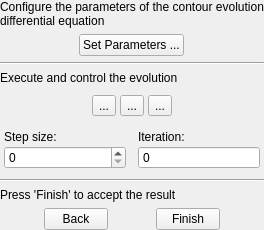
        <widget class="QWidget" name="pgEvolution">
         <layout class="QVBoxLayout" name="verticalLayout_5">
          <property name="leftMargin">
           <number>0</number>
          </property>
          <property name="topMargin">
           <number>0</number>
          </property>
          <property name="rightMargin">
           <number>0</number>
          </property>
          <property name="bottomMargin">
           <number>0</number>
          </property>
          <item>
           <widget class="QWidget" name="widget_14" native="true">
            <layout class="QHBoxLayout" name="horizontalLayout_12">
             <property name="spacing">
              <number>12</number>
             </property>
             <property name="leftMargin">
              <number>0</number>
             </property>
             <property name="topMargin">
              <number>0</number>
             </property>
             <property name="rightMargin">
              <number>0</number>
             </property>
             <property name="bottomMargin">
              <number>0</number>
             </property>
             <item>
              <widget class="QLabel" name="label_13">
               <property name="maximumSize">
                <size>
                 <width>16777215</width>
                 <height>16777215</height>
                </size>
               </property>
               <property name="text">
                <string>Configure the parameters of the contour evolution differential equation</string>
               </property>
               <property name="wordWrap">
                <bool>true</bool>
               </property>
              </widget>
             </item>
            </layout>
           </widget>
          </item>
          <item>
           <widget class="QWidget" name="widget_15" native="true">
            <layout class="QHBoxLayout" name="horizontalLayout_2">
             <property name="leftMargin">
              <number>0</number>
             </property>
             <property name="topMargin">
              <number>0</number>
             </property>
             <property name="rightMargin">
              <number>0</number>
             </property>
             <property name="bottomMargin">
              <number>0</number>
             </property>
             <item>
              <widget class="QPushButton" name="btnEvolutionParameters">
               <property name="sizePolicy">
                <sizepolicy hsizetype="Maximum" vsizetype="Fixed">
                 <horstretch>0</horstretch>
                 <verstretch>0</verstretch>
                </sizepolicy>
               </property>
               <property name="text">
                <string>Set Parameters ...</string>
               </property>
              </widget>
             </item>
            </layout>
           </widget>
          </item>
          <item>
           <widget class="Line" name="line_5">
            <property name="frameShadow">
             <enum>QFrame::Sunken</enum>
            </property>
            <property name="orientation">
             <enum>Qt::Horizontal</enum>
            </property>
           </widget>
          </item>
          <item>
           <widget class="QWidget" name="widget_16" native="true">
            <layout class="QHBoxLayout" name="horizontalLayout_13">
             <property name="spacing">
              <number>12</number>
             </property>
             <property name="leftMargin">
              <number>0</number>
             </property>
             <property name="topMargin">
              <number>0</number>
             </property>
             <property name="rightMargin">
              <number>0</number>
             </property>
             <property name="bottomMargin">
              <number>0</number>
             </property>
             <item>
              <widget class="QLabel" name="label_14">
               <property name="text">
                <string>Execute and control the evolution</string>
               </property>
               <property name="wordWrap">
                <bool>true</bool>
               </property>
              </widget>
             </item>
            </layout>
           </widget>
          </item>
          <item>
           <widget class="QWidget" name="widget" native="true">
            <layout class="QHBoxLayout" name="horizontalLayout_6">
             <property name="spacing">
              <number>4</number>
             </property>
             <property name="leftMargin">
              <number>4</number>
             </property>
             <property name="topMargin">
              <number>4</number>
             </property>
             <property name="rightMargin">
              <number>4</number>
             </property>
             <property name="bottomMargin">
              <number>4</number>
             </property>
             <item>
              <spacer name="horizontalSpacer">
               <property name="orientation">
                <enum>Qt::Horizontal</enum>
               </property>
               <property name="sizeHint" stdset="0">
                <size>
                 <width>5</width>
                 <height>20</height>
                </size>
               </property>
              </spacer>
             </item>
             <item>
              <widget class="QToolButton" name="btnRewind">
               <property name="toolTip">
                <string>Restart evolution</string>
               </property>
               <property name="text">
                <string>...</string>
               </property>
               <property name="icon">
                <iconset>
                 <normalon>:/root/media-seek-backward-4.png</normalon>
                </iconset>
               </property>
               <property name="iconSize">
                <size>
                 <width>22</width>
                 <height>22</height>
                </size>
               </property>
              </widget>
             </item>
             <item>
              <widget class="QToolButton" name="btnPlay">
               <property name="toolTip">
                <string>Run/pause active contour evolution</string>
               </property>
               <property name="text">
                <string>...</string>
               </property>
               <property name="icon">
                <iconset resource="../Resources/SNAPResources.qrc">
                 <normaloff>:/root/media-playback-start-4.png</normaloff>
                 <normalon>:/root/media-playback-pause-4.png</normalon>
                 <activeoff>:/root/media-playback-start-4.png</activeoff>
                 <activeon>:/root/media-playback-pause-4.png</activeon>
                 <selectedon>:/root/media-playback-pause-4.png</selectedon>:/root/media-playback-start-4.png</iconset>
               </property>
               <property name="iconSize">
                <size>
                 <width>22</width>
                 <height>22</height>
                </size>
               </property>
               <property name="checkable">
                <bool>true</bool>
               </property>
              </widget>
             </item>
             <item>
              <widget class="QToolButton" name="btnSingleStep">
               <property name="toolTip">
                <string>Perform a single evolution iteration</string>
               </property>
               <property name="text">
                <string>...</string>
               </property>
               <property name="icon">
                <iconset>
                 <normalon>:/root/media-playback-singlestep.png</normalon>
                </iconset>
               </property>
               <property name="iconSize">
                <size>
                 <width>22</width>
                 <height>22</height>
                </size>
               </property>
              </widget>
             </item>
             <item>
              <spacer name="horizontalSpacer_2">
               <property name="orientation">
                <enum>Qt::Horizontal</enum>
               </property>
               <property name="sizeHint" stdset="0">
                <size>
                 <width>5</width>
                 <height>20</height>
                </size>
               </property>
              </spacer>
             </item>
            </layout>
           </widget>
          </item>
          <item>
           <widget class="QWidget" name="widget_7" native="true">
            <property name="minimumSize">
             <size>
              <width>0</width>
              <height>0</height>
             </size>
            </property>
            <layout class="QGridLayout" name="gridLayout" columnstretch="1,1">
             <property name="sizeConstraint">
              <enum>QLayout::SetDefaultConstraint</enum>
             </property>
             <property name="leftMargin">
              <number>4</number>
             </property>
             <property name="topMargin">
              <number>4</number>
             </property>
             <property name="rightMargin">
              <number>4</number>
             </property>
             <property name="bottomMargin">
              <number>4</number>
             </property>
             <property name="horizontalSpacing">
              <number>12</number>
             </property>
             <property name="verticalSpacing">
              <number>2</number>
             </property>
             <item row="0" column="0">
              <widget class="QLabel" name="label">
               <property name="text">
                <string>Step size:</string>
               </property>
              </widget>
             </item>
             <item row="0" column="1">
              <widget class="QLabel" name="label_4">
               <property name="text">
                <string>Iteration:</string>
               </property>
              </widget>
             </item>
             <item row="1" column="1">
              <widget class="QSpinBox" name="outIteration">
               <property name="readOnly">
                <bool>true</bool>
               </property>
               <property name="buttonSymbols">
                <enum>QAbstractSpinBox::NoButtons</enum>
               </property>
               <property name="maximum">
                <number>9999</number>
               </property>
              </widget>
             </item>
             <item row="1" column="0">
              <widget class="QSpinBox" name="inStepSize">
               <property name="toolTip">
                <string>Number of evolution steps per iteration.</string>
               </property>
              </widget>
             </item>
            </layout>
           </widget>
          </item>
          <item>
           <widget class="Line" name="line_4">
            <property name="frameShadow">
             <enum>QFrame::Sunken</enum>
            </property>
            <property name="orientation">
             <enum>Qt::Horizontal</enum>
            </property>
           </widget>
          </item>
          <item>
           <widget class="QLabel" name="label_17">
            <property name="text">
             <string>Press 'Finish' to accept the result</string>
            </property>
            <property name="wordWrap">
             <bool>true</bool>
            </property>
           </widget>
          </item>
          <item>
           <widget class="QWidget" name="widget_18" native="true">
            <layout class="QHBoxLayout" name="horizontalLayout_16">
             <property name="spacing">
              <number>4</number>
             </property>
             <property name="leftMargin">
              <number>0</number>
             </property>
             <property name="topMargin">
              <number>0</number>
             </property>
             <property name="rightMargin">
              <number>0</number>
             </property>
             <property name="bottomMargin">
              <number>0</number>
             </property>
             <item>
              <widget class="QPushButton" name="btnEvolutionBack">
               <property name="sizePolicy">
                <sizepolicy hsizetype="Maximum" vsizetype="Fixed">
                 <horstretch>0</horstretch>
                 <verstretch>0</verstretch>
                </sizepolicy>
               </property>
               <property name="maximumSize">
                <size>
                 <width>64</width>
                 <height>16777215</height>
                </size>
               </property>
               <property name="toolTip">
                <string>Return to bubble placement</string>
               </property>
               <property name="text">
                <string>Back</string>
               </property>
              </widget>
             </item>
             <item>
              <widget class="QPushButton" name="btnEvolutionNext">
               <property name="sizePolicy">
                <sizepolicy hsizetype="Maximum" vsizetype="Fixed">
                 <horstretch>0</horstretch>
                 <verstretch>0</verstretch>
                </sizepolicy>
               </property>
               <property name="maximumSize">
                <size>
                 <width>64</width>
                 <height>16777215</height>
                </size>
               </property>
               <property name="toolTip">
                <string>Accept segmentation and return to the main LaTIM-SNAP window</string>
               </property>
               <property name="text">
                <string>Finish</string>
               </property>
              </widget>
             </item>
            </layout>
           </widget>
          </item>
          <item>
           <spacer name="verticalSpacer">
            <property name="orientation">
             <enum>Qt::Vertical</enum>
            </property>
            <property name="sizeHint" stdset="0">
             <size>
              <width>20</width>
              <height>0</height>
             </size>
            </property>
           </spacer>
          </item>
         </layout>
        </widget>
